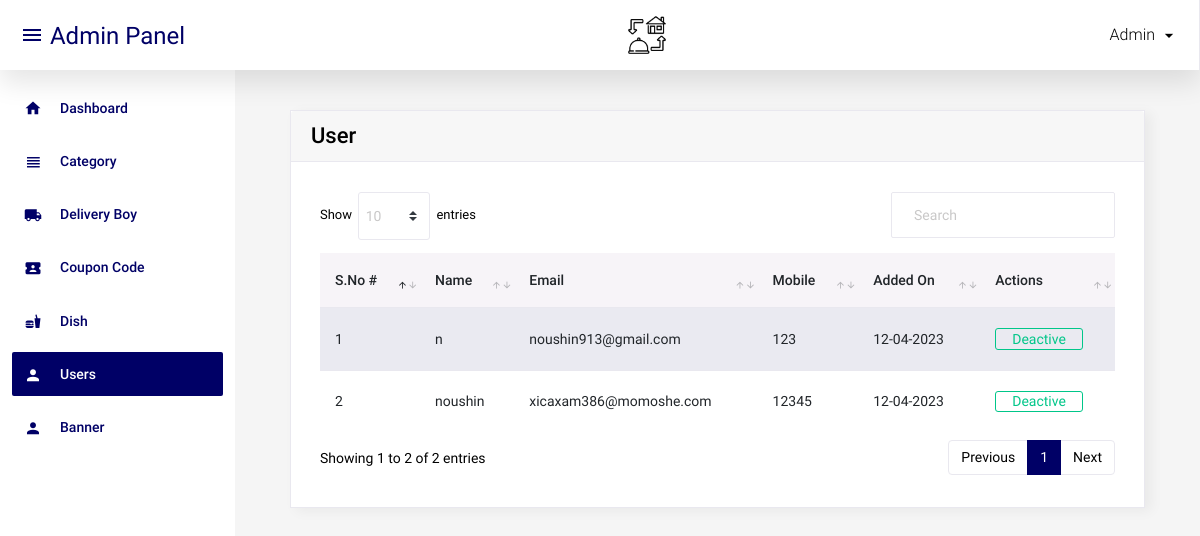
Page /admin/user.php (signed in) on the committed database.
### tables this page shows
CREATE TABLE `user` (
  `id` int(11) NOT NULL,
  `name` varchar(50) NOT NULL,
  `email` varchar(50) NOT NULL,
  `mobile` varchar(15) NOT NULL,
  `password` varchar(50) NOT NULL,
  `status` int(11) NOT NULL,
  `email_verify` int(11) NOT NULL,
  `added_on` datetime NOT NULL
);

### admin/user.php (the view, shortened to what this page needs)
<?php
include('top.php');
$sql="select * from user order by id desc";
$res=mysqli_query($con,$sql);
?>
<div class="container">
  <div class="row">
    <div class="col-12">
      <div class="card">
        <div class="card-header d-flex justify-content-between align-items-center">
          <h1 class="h4 m-0">User</h1>
        </div>
        <div class="card-body">
          <div class="table-responsive">
            <table id="order-listing" class="table table-striped">
              <thead>
                <tr>
                  <th scope="col">S.No #</th>
                  <th scope="col">Name</th>
                  <th scope="col">Email</th>
                  <th scope="col">Mobile</th>
                  <th scope="col">Added On</th>
                  <th scope="col">Actions</th>
                </tr>
              </thead>
              <tbody>
                <?php
                  if(mysqli_num_rows($res) > 0){
                    $i = 1;
                    while($row = mysqli_fetch_assoc($res)){
                ?>
                <tr>
                  <td><?php echo $i ?></td>
                  <td><?php echo $row['name'] ?></td>
                  <td><?php echo $row['email'] ?></td>
                  <td><?php echo $row['mobile'] ?></td>
                  <td>
                    <?php
                      $dateStr = strtotime($row['added_on']);
                      echo date('d-m-Y', $dateStr);
                    ?>
                  </td>
                  <td>
                    <div class="btn-group" role="group">
                      <?php
                        if($row['status'] == 1){
                      ?>
                        <a href="?id=<?php echo $row['id'] ?>&type=deactive" class="btn btn-outline-danger"><i class="bi bi-eye-slash"></i> Active</a>
                      <?php
                        } else {
                      ?>
                        <a href="?id=<?php echo $row['id'] ?>&type=active" class="btn btn-outline-success"><i class="bi bi-eye"></i> Deactive</a>
                      <?php
                        }
                      ?>
                    </div>
                  </td>
                </tr>
                <?php
                    $i++;
                    }
                  } else {
                ?>
                <tr>
                  <td colspan="6">No data found</td>
                </tr>
                <?php
                  }
                ?>
              </tbody>
            </table>
          </div>
        </div>
      </div>
    </div>
  </div>
</div>
<?php include('footer.php');?>

### rows in the picture
user: name "n", email "noushin913@gmail.com", mobile "123", added_on "12-04-2023"
user: name "noushin", email "xicaxam386@momoshe.com", mobile "12345", added_on "12-04-2023"
